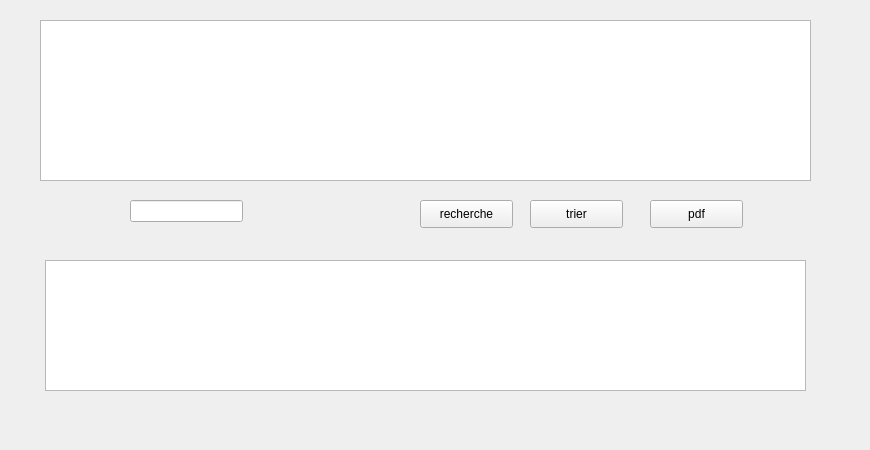
      <widget class="QWidget" name="tab_8">
       <attribute name="title">
        <string>afficher</string>
       </attribute>
       <widget class="QTableView" name="tableView">
        <property name="geometry">
         <rect>
          <x>40</x>
          <y>20</y>
          <width>771</width>
          <height>161</height>
         </rect>
        </property>
       </widget>
       <widget class="QTableView" name="tableView_2">
        <property name="geometry">
         <rect>
          <x>45</x>
          <y>260</y>
          <width>761</width>
          <height>131</height>
         </rect>
        </property>
       </widget>
       <widget class="QPushButton" name="pushButton_11">
        <property name="geometry">
         <rect>
          <x>420</x>
          <y>200</y>
          <width>93</width>
          <height>28</height>
         </rect>
        </property>
        <property name="text">
         <string>recherche</string>
        </property>
       </widget>
       <widget class="QPushButton" name="pushButton_12">
        <property name="geometry">
         <rect>
          <x>530</x>
          <y>200</y>
          <width>93</width>
          <height>28</height>
         </rect>
        </property>
        <property name="text">
         <string>trier</string>
        </property>
       </widget>
       <widget class="QPushButton" name="pushButton_13">
        <property name="geometry">
         <rect>
          <x>650</x>
          <y>200</y>
          <width>93</width>
          <height>28</height>
         </rect>
        </property>
        <property name="text">
         <string>pdf</string>
        </property>
       </widget>
       <widget class="QLineEdit" name="rechercher">
        <property name="geometry">
         <rect>
          <x>130</x>
          <y>200</y>
          <width>113</width>
          <height>22</height>
         </rect>
        </property>
       </widget>
       <widget class="QLabel" name="label_49">
        <property name="geometry">
         <rect>
          <x>0</x>
          <y>0</y>
          <width>861</width>
          <height>441</height>
         </rect>
        </property>
        <property name="styleSheet">
         <string notr="true">border-image: url(:/images/p0.png);</string>
        </property>
        <property name="text">
         <string/>
        </property>
       </widget>
       <zorder>label_49</zorder>
       <zorder>tableView</zorder>
       <zorder>tableView_2</zorder>
       <zorder>pushButton_11</zorder>
       <zorder>pushButton_12</zorder>
       <zorder>pushButton_13</zorder>
       <zorder>rechercher</zorder>
      </widget>
